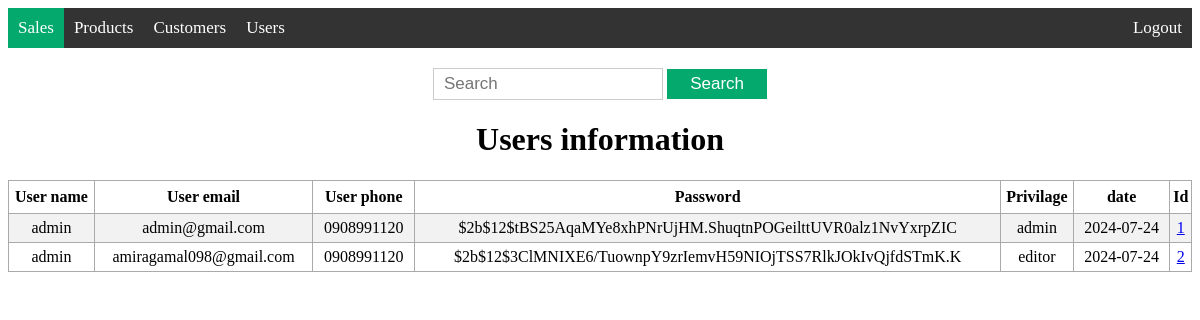
The page /search_user on the database as committed earlier.
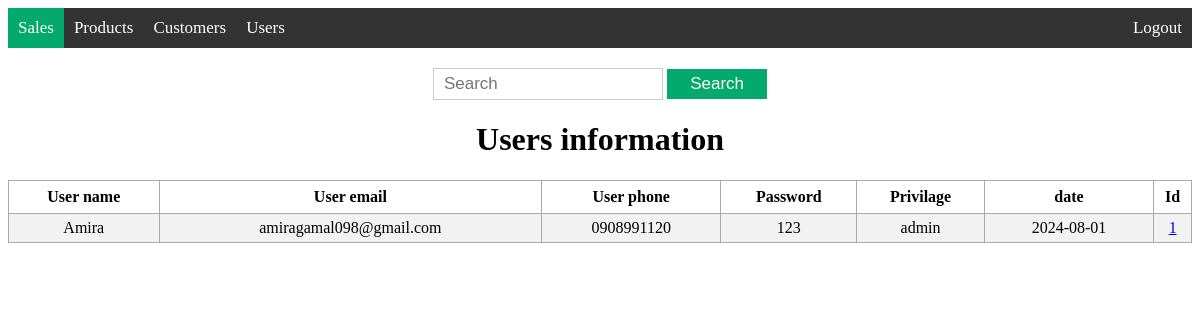
The same page on the database as committed later.
### models/user.py (models this page shows)
class User(db.Model, UserMixin):
    id = db.Column(db.Integer, primary_key=True)
    user_name = db.Column(db.String(200), nullable=False)
    user_email = db.Column(db.String(200), nullable=False)
    user_phone = db.Column(db.String(15))
    password = db.Column(db.String(128), nullable=False)
    type = db.Column(db.String(50), nullable=False)
    date = db.Column(db.DateTime, default=datetime.now(pytz.UTC))

### app.py (the view)
@app.route('/search_user', methods=['GET', 'POST'])
def search_user():
    search = request.args.get('search', '')
    users = get_user(search)
    return render_template('search_user.html', users=users)

### models/user.py (called while the page is built)
def get_user(search):
    search_pattern = f"%{search}"
    results = User.query.filter(
        (User.id.like(search_pattern)) | (User.user_name.like(search_pattern))
        | (User.user_email.like(search_pattern)) | (User.user_phone.like(search_pattern))
        | (User.type.like(search_pattern)) | (User.date.like(search_pattern))
    ).all()
    return results

### templates/search_user.html (shortened to what this page needs)
{% extends 'base.html' %}
{% block body %}
<div class="content">
    {% block navbar %}
    <div class='topnav'>
        <a class='active' href='/view_sale'>Sales</a>
        <a href='/view_product'>Products</a>
        <a href='/view_customer'>Customers</a>
        <a href='/view_user'>Users</a>
        <a class='logout' href='/logout'>Logout</a>
    </div>
    {% endblock %}
    <div class='search'>
        <form action="{{ url_for('search_user', search='') }}" method="get">
            <input type='text' placeholder='Search' name='search' id='search'>
            <input type='submit' value="Search">
        </form>
    </div>
    <div class="view">
        <h1 style="text-align: center;">Users information</h1>
        {% if users|length < 1 %}
        <h4  style="text-align: center;"> Not found </h4>
        {% else %}
        <table>
            <tr>
                <th>User name</th>
                <th>User email</th>
                <th>User phone</th>
                <th>Password</th>
                <th>Privilage</th>
                <th>date</th>
                <th>Id</th>
            </tr>
            {% for user in users %}
                <tr>
                    <td>{{ user.user_name }}</td>
                    <td>{{ user.user_email }}</td>
                    <td>{{ user.user_phone }}</td>
                    <td>{{ user.password }}</td>
                    <td>{{ user.type }}</td>
                    <td>{{ user.date.date() }}</td>
                    <td><a href="/info_user/{{ user.id }}">{{ user.id }}</a></td>
                </tr>
            {% endfor %}
        </table>
        {% endif %}
    </div>
</div>
{% endblock %}

Rows that differ between the two databases and show on the page:
removed User: user_name "admin", user_email "amiragamal098@gmail.com", user_phone "0908991120", password "$2b$12$3ClMNIXE6/TuownpY9zrIemvH59NIOjTSS7RlkJOkIvQjfdSTmK.K", type "editor", date "2024-07-24", id "2"
changed User "admin": user_name "admin" → "Amira"; user_email "admin@gmail.com" → "amiragamal098@gmail.com"; password "$2b$12$tBS25AqaMYe8xhPNrUjHM.ShuqtnPOGeilttUVR0alz1NvYxrpZIC" → "123"; date "2024-07-24" → "2024-08-01"
